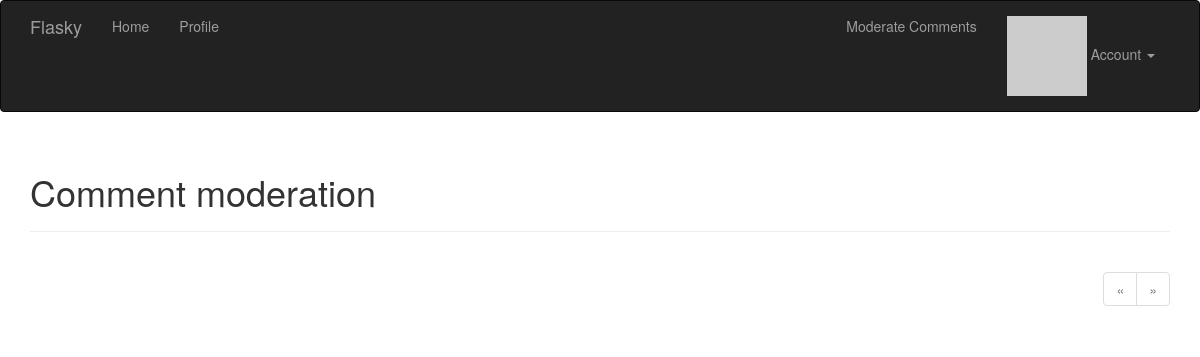
Page /moderate (signed in) on the earlier database version.
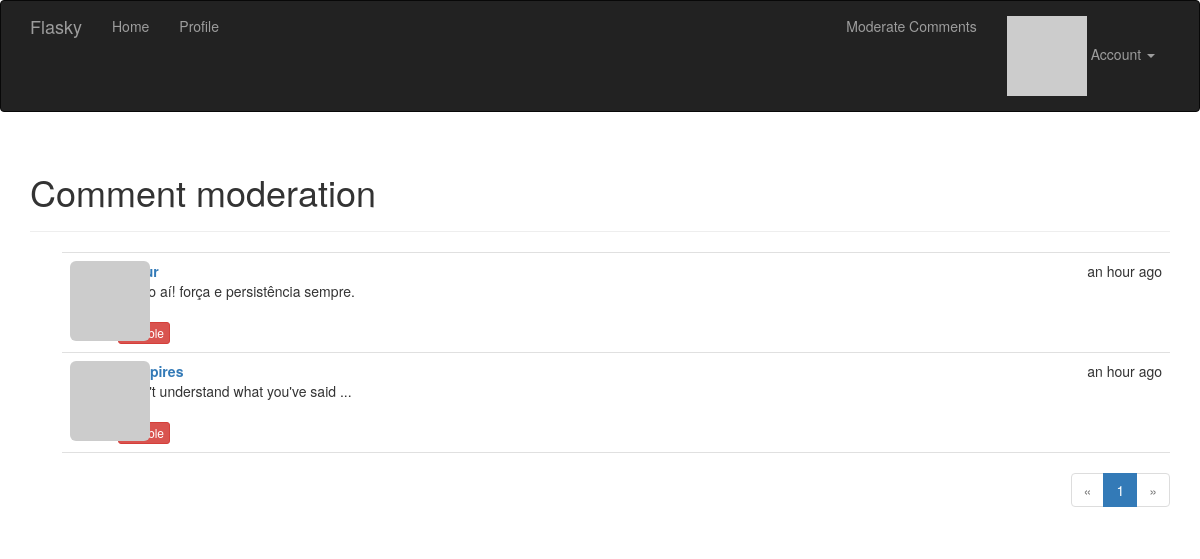
Same page on the later database version.
### app/models.py (models this page shows, shortened)
class Comment(db.Model):
    __tablename__ = 'comments'
    id = db.Column(db.Integer, primary_key=True)
    body = db.Column(db.Text)
    body_html = db.Column(db.Text)
    timestamp = db.Column(db.DateTime, index=True, default=datetime.utcnow)
    disabled = db.Column(db.Boolean)
    author_id = db.Column(db.Integer, db.ForeignKey('users.id'))
    post_id = db.Column(db.Integer, db.ForeignKey('posts.id'))

class User(UserMixin, db.Model):
    __tablename__ = 'users'
    id = db.Column(db.Integer, primary_key=True)
    email = db.Column(db.String(64), unique=True, index=True)
    username = db.Column(db.String(64), unique=True, index=True)
    name = db.Column(db.String(64))
    location = db.Column(db.String(64))
    about_me = db.Column(db.Text())
    member_since = db.Column(db.DateTime(), default=datetime.utcnow)
    last_seen = db.Column(db.DateTime(), default=datetime.utcnow)
    confirmed = db.Column(db.Boolean, default=False)
    password_hash = db.Column(db.String(128))
    avatar_hash = db.Column(db.String(32))
    role_id = db.Column(db.Integer, db.ForeignKey('roles.id'))
    posts = db.relationship('Post', backref='author', lazy='dynamic')
    followed = db.relationship(
        'Follow',
        foreign_keys=[Follow.follower_id],
        backref=db.backref('follower', lazy='joined'),
        lazy='dynamic',
        cascade='all, delete-orphan'
    )
    followers = db.relationship(
        'Follow',
        foreign_keys=[Follow.followed_id],
        backref=db.backref('followed', lazy='joined'),
        lazy='dynamic',
        cascade='all, delete-orphan'
    )
    comments = db.relationship('Comment', backref='author', lazy='dynamic')
    @property
    def password(self):
        raise AttributeError('password is not a readable attribute')
    def can(self, perm):
        return self.role is not None and self.role.has_permission(perm)
    def ping(self):
        self.last_seen = datetime.utcnow()
        db.session.add(self)
        db.session.commit()
    def gravatar_hash(self):
        return hashlib.md5(self.email.lower().encode('utf-8')).hexdigest()
    def gravatar(self, size=100, default='identicon', rating='g'):
        if request.is_secure:
            url = 'https://secure.gravatar.com/avatar'
        else:
            url = 'http://secure.gravatar.com/avatar'
        hash = self.avatar_hash or self.gravatar_hash()
        return f'{url}/{hash}?s={size}&d={default}&r={rating}'

### app/main/views.py (the view)
@main.route('/moderate')
@login_required
@permission_required(Permission.MODERATE)
def moderate():
    page = request.args.get('page', 1, type=int)
    pagination = Comment.query.order_by(Comment.timestamp.asc()).paginate(
        page,
        per_page=current_app.config['FLASKY_COMMENTS_PER_PAGE'],
        error_out=False
    )
    comments = pagination.items
    return render_template(
        'moderate.html',
        comments=comments,
        pagination=pagination,
        page=page
    )

### app/auth/views.py (called while the page is built)
@auth.before_app_request
def before_request():
    if current_user.is_authenticated:
        current_user.ping()
        if (not current_user.confirmed
                and request.endpoint
                and request.blueprint != 'auth'
                and request.endpoint != 'static'):
            return redirect(url_for('auth.unconfirmed'))

### app/main/__init__.py (called while the page is built)
@main.app_context_processor
def inject_permissions():
    return dict(Permission=Permission)

### app/models.py (called while the page is built)
@login_manager.user_loader
def load_user(user_id):
    return User.query.get(int(user_id))

    def has_permission(self, perm):
        return self.permissions & perm == perm

### app/templates/moderate.html (shortened to what this page needs)
{% extends "base.html" %}
{% import "_macros.html" as macros %}
{% block page_content %}
<div class="page-header">
    <h1>Comment moderation</h1>
</div>
{% set moderate = True %}
{% include "_comments.html" %}
{% if pagination %}
<div class="pagination">
    {{ macros.pagination_widget(pagination, '.moderate') }}
</div>
{% endif %}
{% endblock %}

### app/templates/_comments.html (shortened to what this page needs)
<ul class="comments">
    {% for comment in comments %}
    <li class="comment">
        <div class="comment-thumbnail">
            <a href="{{ url_for('.user', username=comment.author.username) }}">
                <img class="img-rounded profile-thumbnail" src="{{ comment.author.gravatar(size=40) }}">
            </a>
        </div>
        <div class="comment-content">
            <div class="comment-date">{{ moment(comment.timestamp).fromNow() }}</div>
            <div class="comment-author"><a href="{{ url_for('.user', username=comment.author.username) }}">{{ comment.author.username }}</a></div>
            <div class="comment-body">
                {% if moderate or not comment.disabled %}
                    {% if comment.body_html %}
                        {{ comment.body_html | safe }}
                    {% else %}
                        {{ comment.body }}
                    {% endif %}
                {% endif %}
            </div>
            {% if moderate %}
                <br>
                {% if comment.disabled %}
                    <a class="btn btn-default btn-xs" href="{{ url_for('.moderate_enable', id=comment.id, page=page) }}">Enable</a>
                {% else %}
                    <a class="btn btn-danger btn-xs" href="{{ url_for('.moderate_disable', id=comment.id, page=page) }}">Disable</a>
                {% endif %}
            {% endif %}
        </div>
    </li>
    {% endfor %}
</ul>

Differences in the rows shown:
added Comment: timestamp "an hour ago", body_html "É isso aí! força e persistência sempre."
added Comment: timestamp "an hour ago", author.username "enzopires", body_html "I don't understand what you've said ..."
Other differences:
new list line: "1"
